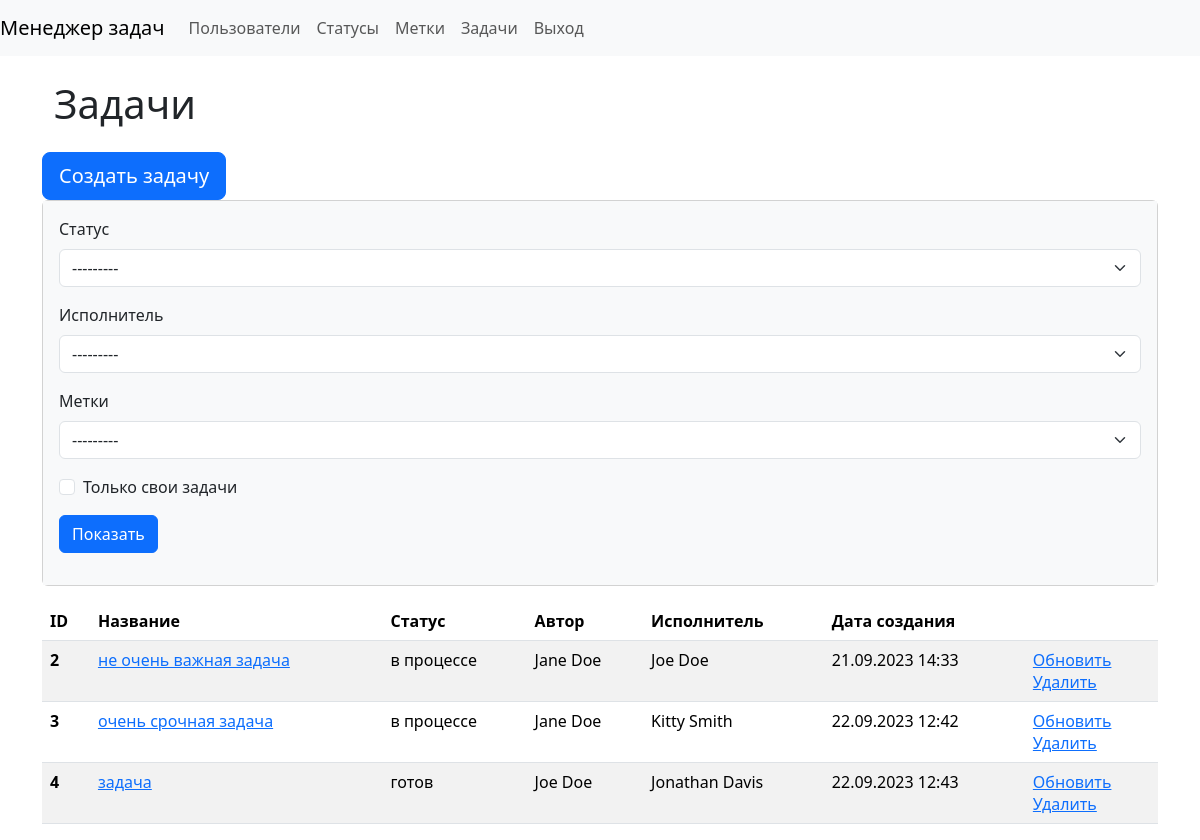
Screenshot of /tasks/ (signed in) with the database file from the repository.
### task_manager/tasks/models.py (models this page shows, shortened)
class Task(models.Model):
    name = models.CharField(max_length=150, blank=False, verbose_name=_('Name'))
    description = models.TextField(blank=True, verbose_name=_('Description'))
    date_created = models.DateTimeField(auto_now_add=True, verbose_name=_('Creation date'))
    executor = models.ForeignKey(User, on_delete=models.CASCADE, blank=True, null=True,
        default='', related_name='executors', verbose_name=_('Executor'))
    author = models.ForeignKey(User, on_delete=models.PROTECT, blank=False,
        related_name='authors', verbose_name=_('Author'))
    status = models.ForeignKey(Status, on_delete=models.PROTECT, blank=False,
        related_name='statuses', verbose_name=_('Status'))
    labels = models.ManyToManyField(Label, through='Connection',
        through_fields=('task', 'label'), blank=True,
        related_name='labels', verbose_name=_('Labels'))
    class Meta:
        verbose_name = _('Task')
        verbose_name_plural = _('Tasks')

### task_manager/statuses/models.py (models this page shows)
class Status(models.Model):
    name = models.CharField(
        max_length=150,
        unique=True,
        blank=False,
        verbose_name=_('Name'),
    )
    date_created = models.DateTimeField(
        auto_now_add=True,
        verbose_name=_('Creation date')
    )
    def __str__(self):
        return self.name
    class Meta:
        verbose_name = _('Status')
        verbose_name_plural = _('Statuses')

### task_manager/users/models.py (models this page shows)
class User(AbstractUser):
    def __str__(self):
        return self.get_full_name()
    class Meta:
        verbose_name = _('User')
        verbose_name_plural = _('Users')

### task_manager/tasks/views.py (the view)
# urls.py: path('', TasksView.as_view(), name='tasks'),
class TasksView(UserLoginRequiredMixin, FilterView):
    template_name = 'tasks/tasks.html'
    model = Task
    context_object_name = 'tasks'
    filterset_class = TaskFilter
    extra_context = {
        'title': _( 'Tasks'),
        'button_text': _('Show'),
    }

### task_manager/mixins.py (called while the page is built)
    def dispatch(self, request, *args, **kwargs):
        if not request.user.is_authenticated:
            messages.error(request, self.auth_message)
            return redirect(reverse_lazy('login'))
        return super().dispatch(request, *args, **kwargs)

### task_manager/templates/tasks/tasks.html (shortened to what this page needs)
{% extends 'base.html' %}
{% load i18n %}
{% load django_bootstrap5 %}
{% block content %}
<div class="container wrapper flex-grow-1">
    <h1 class="my-4">{{ title }}</h1>
</div>
<a class="btn btn-primary btn-lg" href="{% url 'create_task' %}">{% trans 'Create task' %}</a>
<div class="card mb-3">
    <div class="card-body bg-light">
        <form class="form-inline center" method="get">
          {% bootstrap_form filter.form field_class="ml-2 mr-3" %}
          {% bootstrap_button button_text button_type="submit" button_class="btn btn-primary" %}
        </form>
    </div>
</div>
    <table class="table table-striped">
    <thead>
    <tr>
        <th scope="col">ID</th>
        <th scope="col">{% trans 'Name' %}</th>
        <th scope="col">{% trans 'Status' %}</th>
        <th scope="col">{% trans 'Author' %}</th>
        <th scope="col">{% trans 'Executor' %}</th>
        <th scope="col">{% trans 'Creation date' %}</th>
        <th scope="col"></th>
    </tr>
    </thead>
    <tbody>
    {% if tasks %}
    {% for task in tasks %}
    <tr>
        <th scope="row">{{ task.id }}</th>
        <td><a href="{% url 'task' task.id %}">{{ task.name }}</a></td>
        <td>{{ task.status }}</td>
        <td>{{ task.author }}</td>
        <td>{{ task.executor }}</td>
        <td>{{ task.date_created|date:"d.m.Y H:i" }}</td>
        <td>
          <a href="{% url 'update_task' task.id %}">{% trans 'Update' %}</a>
            <br>
          <a href="{% url 'delete_task' task.id %}">{% trans 'Delete' %}</a>
        </td>
    </tr>
    {% endfor %}
    {% endif %}
    </tbody>
</table>
{% endblock %}

### rows the page displays
Task: id "2", name "не очень важная задача", status "в процессе", author "Jane Doe", executor "Joe Doe", date_created "21.09.2023 14:33"
Task: id "3", name "очень срочная задача", status "в процессе", author "Jane Doe", executor "Kitty Smith", date_created "22.09.2023 12:42"
Task: id "4", name "задача", status "готов", author "Joe Doe", executor "Jonathan Davis", date_created "22.09.2023 12:43"

### other values shown
{{ title }} "Задачи"
